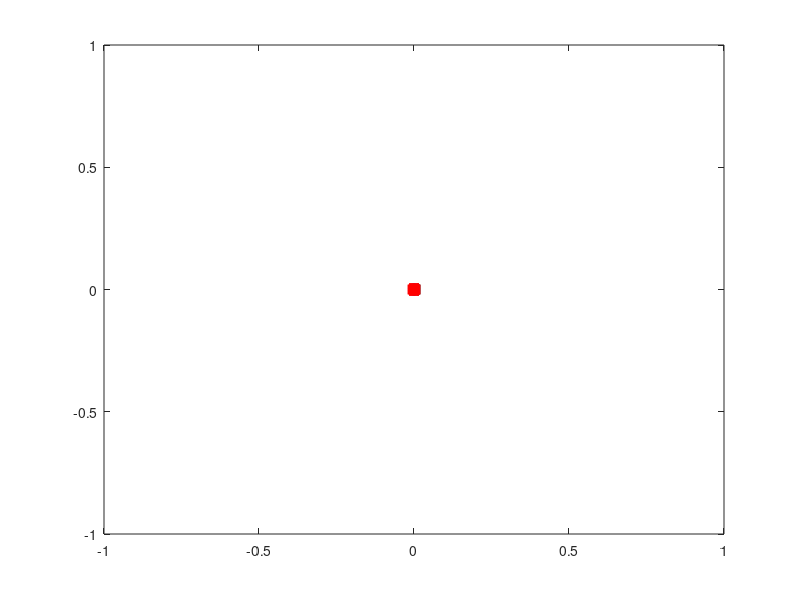

The MATLAB script that drew this image: (Note: this script raises an error after producing the figure.)
clear all;
clc;
close all

%% input
load('Figure_4');
line_width = 2;
marker_size = 7;
plot([0 0],[0 0],'color','k','linewidth',line_width,'linestyle','--',...
    'marker','<','markersize',marker_size,'markerfacecolor','k');
hold on;
plot([0 0],[0 0],'color','b','linewidth',line_width,'linestyle','--',...
    'marker','o','markersize',marker_size,'markerfacecolor','b');
hold on;
plot([0 0],[0 0],'color','c','linewidth',line_width,'linestyle','--',...
    'marker','D','markersize',marker_size,'markerfacecolor','c');
hold on;
plot([0 0],[0 0],'color','r','linewidth',line_width,'linestyle','--',...
    'marker','s','markersize',marker_size,'markerfacecolor','r');
hold on;
for pind = 1:length(p)   
    color_list = ['k','b','c','r','g','y','m'];
    marker_list = ['<','o','D','s','x','p','v'];
    
    % Plot theratical results first       
    for ind_s = 1:length(beta_s)
        yyaxis left;
        plot(beta_t_theo,theo_rate_h(ind_s,:,pind),'linestyle','--',...
                'color',color_list(ind_s),'linewidth',line_width);
        yyaxis right;
        plot(beta_t_theo,theo_prob_success_attack(ind_s,:,pind),'linestyle','--',...
                'color',color_list(ind_s),'linewidth',line_width);
        ax = gca;
        ax.YColor = 'k';
        hold on;
    end
    
    % Then, simulated results
    for ind_s = 1:length(beta_s)
        yyaxis left;
        plot(beta_t,sim_rate_h(ind_s,:,pind),'color',color_list(ind_s),'marker',...
            marker_list(ind_s),'markerfacecolor',color_list(ind_s),'markersize',...
            marker_size,'linestyle','none');
        ylabel('Normalized  Throughput');
        yyaxis right;
        plot(beta_t,sim_prob_success_attack(ind_s,:,pind),'color',color_list(ind_s),'marker',...
            marker_list(ind_s),'markerfacecolor',color_list(ind_s),'markersize',...
            marker_size,'linestyle','none');
        ylabel('Confirmation Error Prob.');
        hold on;
    end
    
    legend(legend_beta_s, 'location', 'southwest');
    xlabel('\beta_t');
    box on;
    grid on;
      
end
    
    Font_size = 16;
    % Throughput
    annotation('textarrow',[0.357 0.13],[0.64 0.64],'String',{'Throughput'},...
    'HeadStyle','cback3','FontSize', Font_size, 'FontName', 'Times New Roman',...
    'horizontalalignment','left');
    % Security
    annotation('textarrow',[0.72 0.89],[0.7 0.7],'String',{'Security'},...
    'HeadStyle','cback3','FontSize', Font_size, 'FontName', 'Times New Roman','horizontalalignment','left');    
    annotation('ellipse',[0.34 0.63 .03 .16]);    
    annotation('ellipse',[0.54 0.68 .19 .04]);
    PrintFigToPaper('-dpdf', mfilename, 16, 'Times New Roman', 7, 1, 0);
